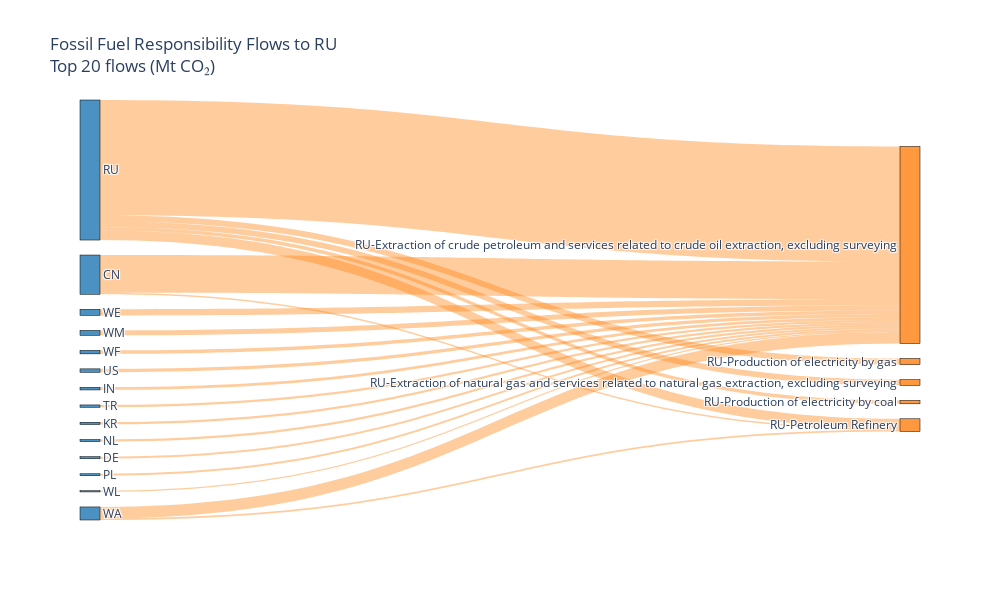
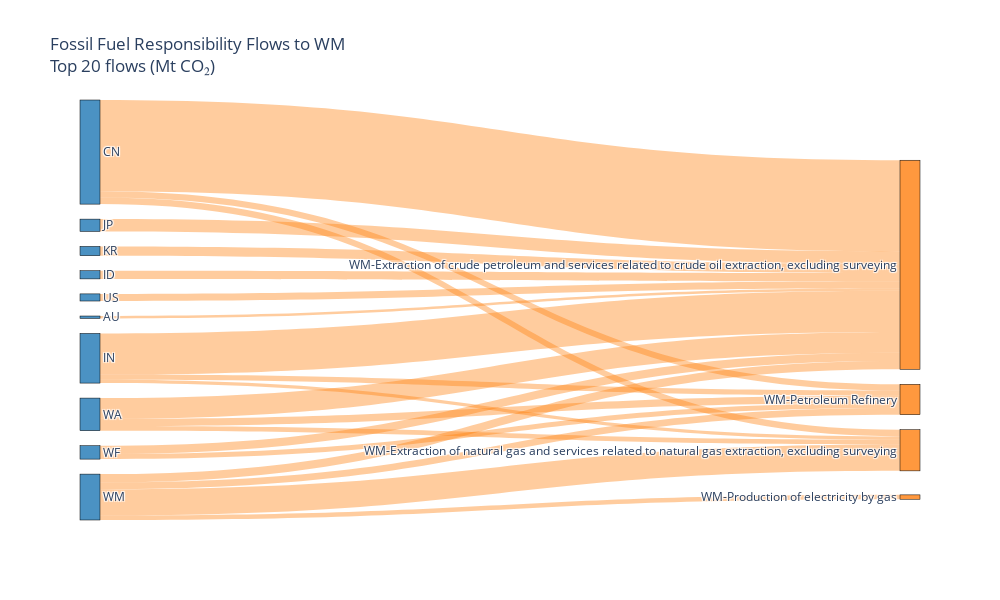

Notebook code cell kept with these figures, in order:
### Code cell
import pandas as pd
import numpy as np
import plotly.graph_objects as go
from plotly.subplots import make_subplots
import matplotlib.pyplot as plt

print("=== FOSSIL FUEL RESPONSIBILITY FLOWS ANALYSIS ===")
print("Analyzing flows to Russia (RU) and Middle East (WM)")

def analyze_fossil_fuel_flows(flows_df, target_countries=['RU', 'WM']):
    """
    Analyze fossil fuel responsibility flows to specific countries
    """
    
    # Define fossil fuel sectors
    fossil_fuel_sectors = [
        'Extraction of crude petroleum',
        'Extraction of natural gas', 
        'Mining of coal and lignite',
        'Petroleum Refinery',
        'Production of electricity by coal',
        'Production of electricity by gas',
        'Production of electricity by petroleum'
    ]
    
    results = {}
    
    for country in target_countries:
        print(f"\n=== ANALYZING FLOWS TO {country} ===")
        
        # Get all flows to this country
        country_flows = flows_df[flows_df['producing_country'] == country].copy()
        
        if len(country_flows) == 0:
            print(f"No flows found for {country}")
            continue
            
        # Filter for fossil fuel sectors
        country_flows['is_fossil'] = country_flows['producing_sector'].apply(
            lambda x: any(fossil in x for fossil in fossil_fuel_sectors)
        )
        
        fossil_flows = country_flows[country_flows['is_fossil']].copy()
        total_flows = country_flows['allocated_emissions'].sum()
        fossil_total = fossil_flows['allocated_emissions'].sum()
        
        print(f"Total responsibility allocated to {country}: {total_flows/1e6:.1f} Mt")
        print(f"Fossil fuel responsibility: {fossil_total/1e6:.1f} Mt ({fossil_total/total_flows*100:.1f}%)")
        
        if len(fossil_flows) > 0:
            print(f"\nTop fossil fuel sectors in {country}:")
            top_fossil = fossil_flows.groupby('producing_sector')['allocated_emissions'].sum().sort_values(ascending=False)
            
            for sector, amount in top_fossil.head(5).items():
                print(f"  {sector}: {amount/1e6:.1f} Mt")
            
            print(f"\nTop consumers allocating fossil fuel responsibility to {country}:")
            top_consumers = fossil_flows.groupby('consuming_region')['allocated_emissions'].sum().sort_values(ascending=False)
            
            for consumer, amount in top_consumers.head(10).items():
                pct = amount/fossil_total*100
                print(f"  {consumer}: {amount/1e6:.1f} Mt ({pct:.1f}%)")
                
            results[country] = {
                'total_flows': country_flows,
                'fossil_flows': fossil_flows,
                'top_consumers': top_consumers,
                'top_sectors': top_fossil
            }
        else:
            print(f"No fossil fuel flows found for {country}")
            
    return results

# Run the analysis
fossil_analysis = analyze_fossil_fuel_flows(flows_df, ['RU', 'WM'])

# Create Sankey diagram
def create_fossil_fuel_sankey(fossil_analysis, target_country):
    """
    Create Sankey diagram showing flows to a target country's fossil fuel sectors
    """
    
    if target_country not in fossil_analysis:
        print(f"No data for {target_country}")
        return None
        
    data = fossil_analysis[target_country]
    fossil_flows = data['fossil_flows']
    
    if len(fossil_flows) == 0:
        print(f"No fossil fuel flows for {target_country}")
        return None
    
    # Prepare data for Sankey
    # Group by consumer and sector for clarity
    sankey_data = fossil_flows.groupby(['consuming_region', 'producing_sector'])['allocated_emissions'].sum().reset_index()
    
    # Filter for significant flows (>1 Mt)
    sankey_data = sankey_data[sankey_data['allocated_emissions'] > 1e6]
    sankey_data = sankey_data.sort_values('allocated_emissions', ascending=False).head(20)  # Top 20 flows
    
    if len(sankey_data) == 0:
        print(f"No significant flows for {target_country}")
        return None
    
    # Create node lists
    consumers = sankey_data['consuming_region'].unique().tolist()
    sectors = sankey_data['producing_sector'].unique().tolist()
    
    # Create node labels and indices
    all_nodes = consumers + sectors
    node_labels = consumers + [f"{target_country}-{sector}" for sector in sectors]
    
    # Create source, target, and value lists
    source_indices = []
    target_indices = []
    values = []
    
    for _, row in sankey_data.iterrows():
        source_idx = consumers.index(row['consuming_region'])
        target_idx = len(consumers) + sectors.index(row['producing_sector'])
        
        source_indices.append(source_idx)
        target_indices.append(target_idx)
        values.append(row['allocated_emissions'] / 1e6)  # Convert to Mt
    
    # Create colors
    consumer_colors = ['rgba(31, 119, 180, 0.8)'] * len(consumers)  # Blue for consumers
    sector_colors = ['rgba(255, 127, 14, 0.8)'] * len(sectors)      # Orange for sectors
    node_colors = consumer_colors + sector_colors
    
    # Create Sankey diagram
    fig = go.Figure(data=[go.Sankey(
        node = dict(
            pad = 15,
            thickness = 20,
            line = dict(color = "black", width = 0.5),
            label = node_labels,
            color = node_colors
        ),
        link = dict(
            source = source_indices,
            target = target_indices,
            value = values,
            color = 'rgba(255, 127, 14, 0.4)'
        )
    )])
    
    fig.update_layout(
        title_text=f"Fossil Fuel Responsibility Flows to {target_country}<br>Top {len(sankey_data)} flows (Mt CO₂)",
        font_size=12,
        height=600,
        width=1000
    )
    
    return fig

# Create Sankey diagrams
print("\n" + "="*60)
print("CREATING SANKEY DIAGRAMS")
print("="*60)

for country in ['RU', 'WM']:
    print(f"\nCreating Sankey for {country}...")
    fig = create_fossil_fuel_sankey(fossil_analysis, country)
    
    if fig is not None:
        fig.show()
        print(f"Sankey diagram created for {country}")
    else:
        print(f"Could not create Sankey for {country}")

# Alternative: Simple bar chart if Sankey doesn't work
def create_fossil_fuel_bar_chart(fossil_analysis):
    """
    Create bar chart showing top fossil fuel flows
    """
    fig, (ax1, ax2) = plt.subplots(1, 2, figsize=(16, 8))
    
    for i, country in enumerate(['RU', 'WM']):
        ax = ax1 if i == 0 else ax2
        
        if country in fossil_analysis:
            data = fossil_analysis[country]
            top_consumers = data['top_consumers'].head(8)
            
            bars = ax.bar(range(len(top_consumers)), top_consumers.values / 1e6)
            ax.set_title(f'Top Consumers Allocating Fossil Fuel\nResponsibility to {country}')
            ax.set_ylabel('Responsibility (Mt CO₂)')
            ax.set_xticks(range(len(top_consumers)))
            ax.set_xticklabels(top_consumers.index, rotation=45, ha='right')
            
            # Add value labels on bars
            for j, (consumer, value) in enumerate(top_consumers.items()):
                ax.text(j, value/1e6 + value/1e6*0.02, f'{value/1e6:.1f}', 
                       ha='center', va='bottom', fontweight='bold')
        else:
            ax.text(0.5, 0.5, f'No data for {country}', ha='center', va='center', 
                   transform=ax.transAxes, fontsize=14)
            ax.set_title(f'Fossil Fuel Flows to {country}')
    
    plt.suptitle('Fossil Fuel Responsibility Allocation Patterns', fontsize=16, fontweight='bold')
    plt.tight_layout()
    plt.show()

# Create bar chart as backup
print("\nCreating bar chart visualization...")
create_fossil_fuel_bar_chart(fossil_analysis)

# Summary table
print("\n" + "="*60)
print("SUMMARY TABLE")
print("="*60)

summary_data = []
for country in ['RU', 'WM']:
    if country in fossil_analysis:
        data = fossil_analysis[country]
        fossil_flows = data['fossil_flows']
        
        total_fossil = fossil_flows['allocated_emissions'].sum()
        top_consumer = data['top_consumers'].index[0] if len(data['top_consumers']) > 0 else 'N/A'
        top_amount = data['top_consumers'].iloc[0] if len(data['top_consumers']) > 0 else 0
        
        summary_data.append({
            'Country': country,
            'Total_Fossil_Responsibility_Mt': total_fossil / 1e6,
            'Top_Consumer': top_consumer,
            'Top_Consumer_Amount_Mt': top_amount / 1e6,
            'Top_Consumer_Share': (top_amount / total_fossil * 100) if total_fossil > 0 else 0
        })

summary_df = pd.DataFrame(summary_data)
print(summary_df.to_string(index=False, float_format='%.1f'))

print(f"\n{'='*60}")
print("POLICY INSIGHTS")
print("="*60)

for country in ['RU', 'WM']:
    if country in fossil_analysis:
        data = fossil_analysis[country]
        top_consumer = data['top_consumers'].index[0]
        share = data['top_consumers'].iloc[0] / data['fossil_flows']['allocated_emissions'].sum() * 100
        
        print(f"\n{country}:")
        print(f"  Primary fossil fuel responsibility comes from {top_consumer} ({share:.1f}%)")
        print(f"  This suggests {top_consumer} consumption patterns drive {country}'s fossil fuel sector responsibility")
        
        if country == 'RU':
            print(f"  Russia's fossil fuel responsibility is driven by both domestic and foreign consumption")
        elif country == 'WM':
            print(f"  Middle East fossil fuel responsibility patterns show regional energy trade dynamics")

print(f"\nFor your thesis:")
print(f"- These flows show how VABR connects consumer responsibility to fossil fuel producers")
print(f"- The patterns reveal which consumers 'drive' fossil fuel extraction responsibility")
print(f"- This supports arguments for consumer-focused climate finance contributions")

### Figure 1 — Plotly figure (JSON) as saved in the notebook; plotly's stock layout.template omitted (floating-point values rounded to 4 significant figures)
{"data": [{"link": {"color": "rgba(255, 127, 14, 0.4)", "source": [0, 1, 2, 0, 0, 3, 0, 4, 5, 0, 6, 7, 8, 9, 10, 11, 12, 2, 1, 13], "target": [14, 14, 14, 15, 16, 14, 17, 14, 14, 18, 14, 14, 14, 14, 14, 14, 14, 15, 15, 14], "value": [118.8, 38.99, 11.84, 9.898, 6.407, 6.33, 5.845, 5.114, 3.612, 3.537, 3.535, 2.742, 2.41, 2.316, 2.216, 2.159, 2.047, 1.634, 1.518, 1.234]}, "node": {"color": ["rgba(31, 119, 180, 0.8)", "rgba(31, 119, 180, 0.8)", "rgba(31, 119, 180, 0.8)", "rgba(31, 119, 180, 0.8)", "rgba(31, 119, 180, 0.8)", "rgba(31, 119, 180, 0.8)", "rgba(31, 119, 180, 0.8)", "rgba(31, 119, 180, 0.8)", "rgba(31, 119, 180, 0.8)", "rgba(31, 119, 180, 0.8)", "rgba(31, 119, 180, 0.8)", "rgba(31, 119, 180, 0.8)", "rgba(31, 119, 180, 0.8)", "rgba(31, 119, 180, 0.8)", "rgba(255, 127, 14, 0.8)", "rgba(255, 127, 14, 0.8)", "rgba(255, 127, 14, 0.8)", "rgba(255, 127, 14, 0.8)", "rgba(255, 127, 14, 0.8)"], "label": ["RU", "CN", "WA", "WE", "WM", "WF", "US", "IN", "TR", "KR", "NL", "DE", "PL", "WL", "RU-Extraction of crude petroleum and services related to crude oil extraction, excluding surveying", "RU-Petroleum Refinery", "RU-Production of electricity by gas", "RU-Extraction of natural gas and services related to natural gas extraction, excluding surveying", "RU-Production of electricity by coal"], "line": {"color": "black", "width": 0.5}, "pad": 15, "thickness": 20}, "type": "sankey"}], "layout": {"font": {"size": 12}, "height": 600, "title": {"text": "Fossil Fuel Responsibility Flows to RU<br>Top 20 flows (Mt CO₂)"}, "width": 1000}}

### Figure 2 — Plotly figure (JSON) as saved in the notebook; plotly's stock layout.template omitted (floating-point values rounded to 4 significant figures)
{"data": [{"link": {"color": "rgba(255, 127, 14, 0.4)", "source": [0, 1, 2, 3, 4, 5, 2, 6, 7, 3, 8, 2, 0, 0, 6, 1, 3, 2, 1, 9], "target": [10, 10, 11, 10, 10, 10, 10, 10, 10, 12, 10, 12, 11, 12, 12, 12, 11, 13, 11, 10], "value": [131.5, 59.38, 38.14, 29.92, 17.72, 13.39, 12.12, 11.84, 11.8, 10.43, 10.27, 9.596, 9.569, 9.048, 7.482, 7.325, 6.665, 6.289, 4.89, 3.46]}, "node": {"color": ["rgba(31, 119, 180, 0.8)", "rgba(31, 119, 180, 0.8)", "rgba(31, 119, 180, 0.8)", "rgba(31, 119, 180, 0.8)", "rgba(31, 119, 180, 0.8)", "rgba(31, 119, 180, 0.8)", "rgba(31, 119, 180, 0.8)", "rgba(31, 119, 180, 0.8)", "rgba(31, 119, 180, 0.8)", "rgba(31, 119, 180, 0.8)", "rgba(255, 127, 14, 0.8)", "rgba(255, 127, 14, 0.8)", "rgba(255, 127, 14, 0.8)", "rgba(255, 127, 14, 0.8)"], "label": ["CN", "IN", "WM", "WA", "JP", "KR", "WF", "ID", "US", "AU", "WM-Extraction of crude petroleum and services related to crude oil extraction, excluding surveying", "WM-Extraction of natural gas and services related to natural gas extraction, excluding surveying", "WM-Petroleum Refinery", "WM-Production of electricity by gas"], "line": {"color": "black", "width": 0.5}, "pad": 15, "thickness": 20}, "type": "sankey"}], "layout": {"font": {"size": 12}, "height": 600, "title": {"text": "Fossil Fuel Responsibility Flows to WM<br>Top 20 flows (Mt CO₂)"}, "width": 1000}}
